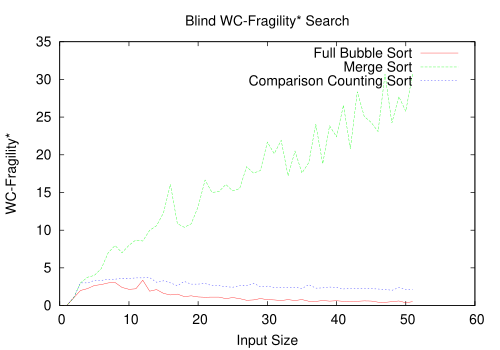

gnuplot code for this plot:
set terminal postscript eps color "Helvetica" 20
set out 'RBS.eps'
set title "Blind WC-Fragility* Search"
set xlabel "Input Size"
set ylabel "WC-Fragility*"
plot "data.dat" using 1:2 title "Full Bubble Sort" w l, \
"data.dat" using 1:3 title "Merge Sort" w l, \
"data.dat" using 1:4 title "Comparison Counting Sort" w l
